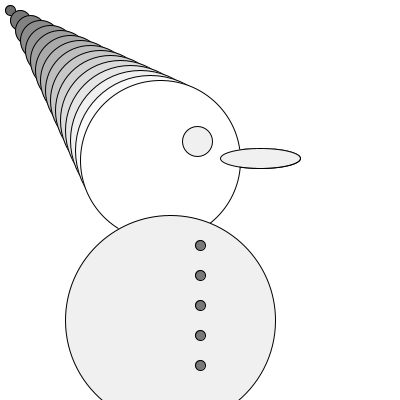
Frame 1 (no input)
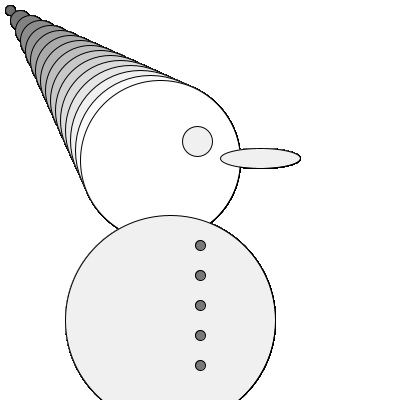
Frame 60 (the mouse pressed at the canvas centre just before this capture)
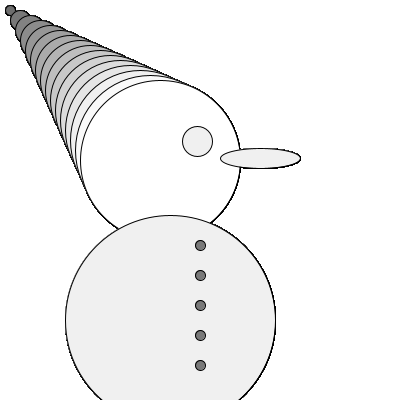
Frame 120 (the mouse held since frame 60 and released just before this capture)

The Processing sketch that drew these frames (run headless with seeded random() and noise(); from frame 60 on, the mouse is pressed at the canvas centre):

// Processing sketch: processing_125187
// ── processing_125187.pde

void setup () {
  size(400, 400);
  smooth ();
  background (255);
}
void draw () {
  float y=0;
  float x=0;
  float td1=100;
  fill(td1);
  ellipse  (260, 158, 80, 20);
  while (y <= 260 && x <= 160 ) {
    fill(td1);
    ellipse  (x, y, x, y);
    td1 = td1 + 10;
    y = y + 10;
    x = x +10;
  }
  fill(td1-30);
  ellipse  (197, 141, 30, 30);
  fill(td1-30);
  ellipse  (170, 320, 210, 210);
  ellipse  (260, 158, 80, 20);
  while (y <= 300 ) {
    fill(120);
    ellipse  (200, y+75, 10, 10);
    y = y + 30;
  }
}
